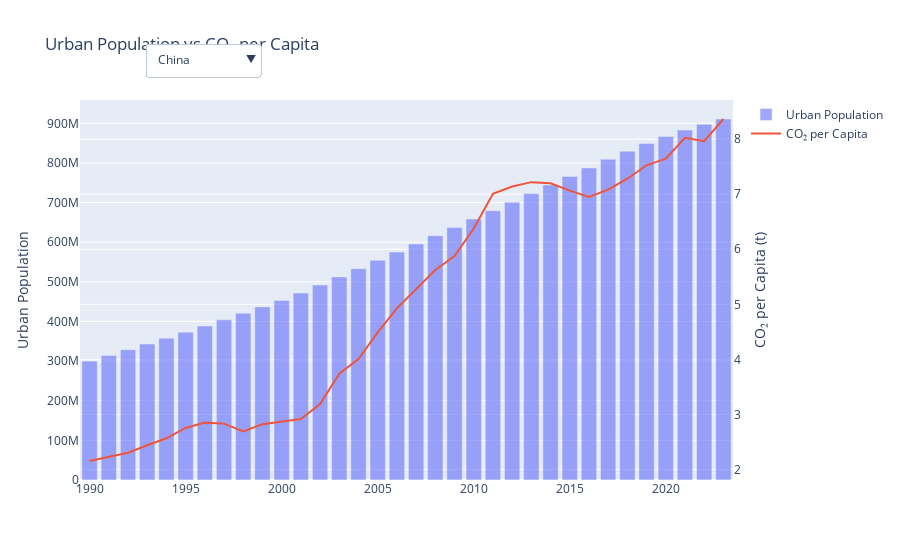

The notebook cell this image was saved under:
### Code cell
countries = ['China', 'India', 'United States', 'Germany', 'Brazil']

# Create figure
fig = go.Figure()

# Add traces for each country, but make only the first one visible
for i, country in enumerate(countries):
    df = merged[merged['Country Name'] == country]
    fig.add_trace(go.Bar(
        x=df['Year'], y=df['Urban_Pop'],
        name='Urban Population',
        opacity=0.6,
        yaxis='y1',
        visible=(i == 0)
    ))
    fig.add_trace(go.Scatter(
        x=df['Year'], y=df['co2_per_capita'],
        name='CO₂ per Capita',
        yaxis='y2',
        visible=(i == 0)
    ))

# Create dropdown buttons to toggle visibility
buttons = []
for i, country in enumerate(countries):
    visibility = [False] * len(countries) * 2  # 2 traces per country
    visibility[2*i] = True      # Bar for this country
    visibility[2*i + 1] = True  # Line for this country

    buttons.append(dict(
        label=country,
        method='update',
        args=[{'visible': visibility},
              {'title': f'{country}: Urban Population (bars) vs CO₂ per Capita (line)'}]
    ))

# Update layout with both y-axes and dropdown menu
fig.update_layout(
    updatemenus=[dict(
        active=0,
        buttons=buttons,
        x=0.1,
        y=1.15,
        xanchor='left',
        yanchor='top'
    )],
    title='Urban Population vs CO₂ per Capita',
    yaxis=dict(title='Urban Population'),
    yaxis2=dict(title='CO₂ per Capita (t)', overlaying='y', side='right')
)

fig.show()
